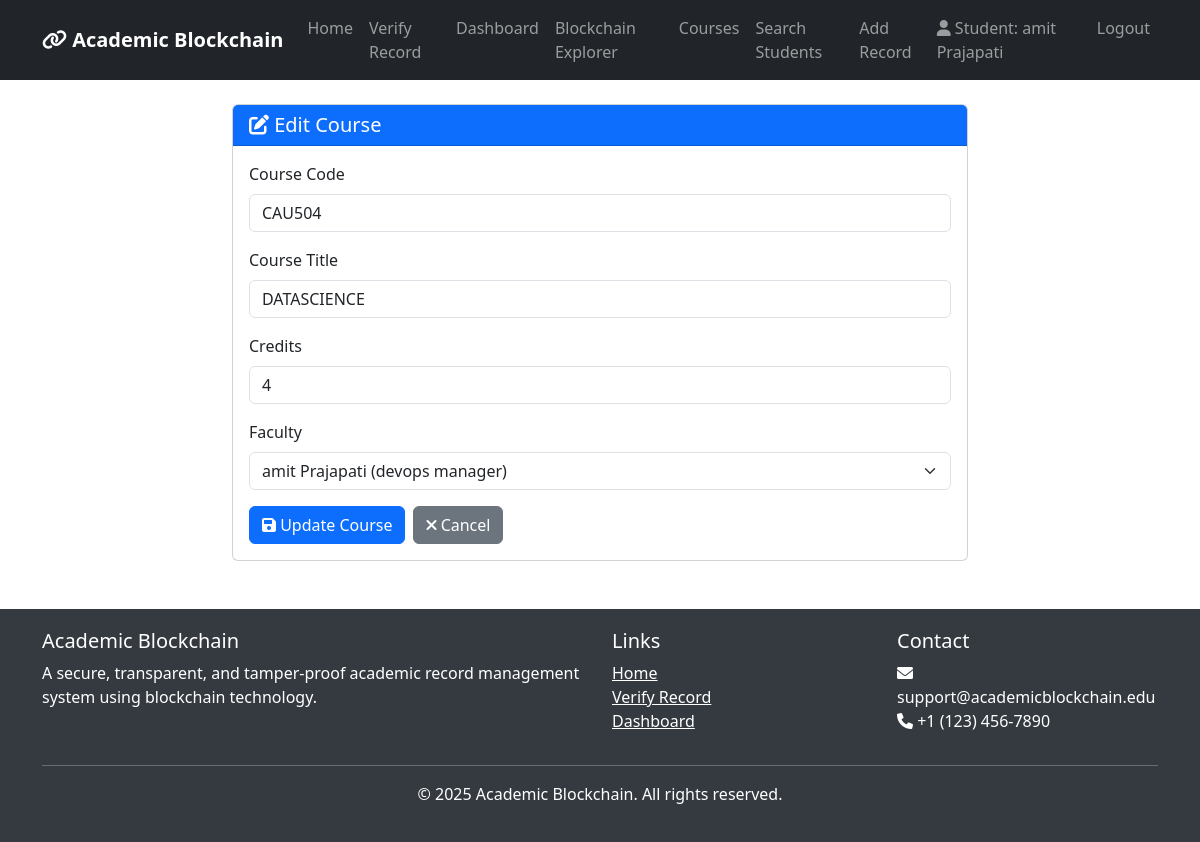
The app's page /courses/1/edit/ (signed in) with its own data.
### blockchain_records/models.py (models this page shows, shortened)
class Course(models.Model):
    course_code = models.CharField(max_length=20, unique=True)
    title = models.CharField(max_length=200)
    credits = models.IntegerField()
    faculty = models.ForeignKey(Faculty, on_delete=models.SET_NULL, null=True, related_name='courses')

### blockchain_records/views.py (the view)
# urls.py: path('courses/<int:course_id>/edit/', views.edit_course, name='edit_course'),
@login_required
def edit_course(request, course_id):
    course = get_object_or_404(Course, id=course_id)
    if not (request.user.is_staff or
            (hasattr(request.user, 'faculty_profile') and course.faculty == request.user.faculty_profile)):
        messages.error(request, 'You do not have permission to edit this course')
        return redirect('course_detail', course_id=course.id)
    if request.method == 'POST':
        form = CourseForm(request.POST, instance=course)
        if form.is_valid():
            form.save()
            messages.success(request, f'Course {course.course_code} updated successfully')
            return redirect('course_detail', course_id=course.id)
    else:
        form = CourseForm(instance=course)
    return render(request, 'blockchain_records/course_form.html', {
        'form': form,
        'course': course
    })

### blockchain_records/forms.py
class CourseForm(forms.ModelForm):
    class Meta:
        model = Course
        fields = ('course_code', 'title', 'credits', 'faculty')

### blockchain_records/models.py (called while the page is built)
    def __str__(self):
        return f"{self.user.get_full_name()} ({self.position})"

### blockchain_records/templates/blockchain_records/course_form.html (shortened to what this page needs)
{% extends 'blockchain_records/base.html' %}
{% block content %}
<div class="row justify-content-center">
    <div class="col-md-8">
        <div class="card">
            <div class="card-header bg-primary text-white">
                <h5 class="card-title mb-0">
                    <i class="fas fa-{% if course %}edit{% else %}plus-circle{% endif %}"></i>
                    {% if course %}Edit Course{% else %}Add New Course{% endif %}
                </h5>
            </div>
            <div class="card-body">
                <form method="post">
                    <div class="mb-3">
                        <label for="{{ form.course_code.id_for_label }}" class="form-label">Course Code</label>
                        {{ form.course_code }}
                    </div>
                    <div class="mb-3">
                        <label for="{{ form.title.id_for_label }}" class="form-label">Course Title</label>
                        {{ form.title }}
                    </div>
                    <div class="mb-3">
                        <label for="{{ form.credits.id_for_label }}" class="form-label">Credits</label>
                        {{ form.credits }}
                    </div>
                    <div class="mb-3">
                        <label for="{{ form.faculty.id_for_label }}" class="form-label">Faculty</label>
                        {{ form.faculty }}
                    </div>
                    <div class="d-flex gap-2">
                        <button type="submit" class="btn btn-primary">
                            <i class="fas fa-save"></i> {% if course %}Update{% else %}Save{% endif %} Course
                        </button>
                        <a href="{% url 'course_list' %}" class="btn btn-secondary">
                            <i class="fas fa-times"></i> Cancel
                        </a>
                    </div>
                </form>
            </div>
        </div>
    </div>
</div>
{% endblock %}

### blockchain_records/templates/blockchain_records/base.html (shortened to what this page needs)
<!DOCTYPE html>
<html lang="en">
<head>
    <link href="https://cdn.jsdelivr.net/npm/bootstrap@5.3.0-alpha1/dist/css/bootstrap.min.css" rel="stylesheet">
    <link rel="stylesheet" href="https://cdnjs.cloudflare.com/ajax/libs/font-awesome/6.0.0/css/all.min.css">
</head>
<body>
    <nav class="navbar navbar-expand-lg navbar-dark bg-dark">
        <div class="container">
            <a class="navbar-brand" href="{% url 'home' %}">
                <i class="fas fa-link"></i> Academic Blockchain
            </a>
            <div class="collapse navbar-collapse" id="navbarNav">
                <ul class="navbar-nav me-auto">
                    <li class="nav-item">
                        <a class="nav-link" href="{% url 'home' %}">Home</a>
                    </li>
                    <li class="nav-item">
                        <a class="nav-link" href="{% url 'verify_record' %}">Verify Record</a>
                    </li>
                    {% if user.is_authenticated %}
                        <li class="nav-item">
                            <a class="nav-link" href="{% url 'dashboard' %}">Dashboard</a>
                        </li>
                        <li class="nav-item">
                            <a class="nav-link" href="{% url 'blockchain_explorer' %}">Blockchain Explorer</a>
                        </li>
                        <li class="nav-item">
                            <a class="nav-link" href="{% url 'course_list' %}">Courses</a>
                        </li>
                        {% if user.is_staff or user.faculty_profile %}
                            <li class="nav-item">
                                <a class="nav-link" href="{% url 'search_students' %}">Search Students</a>
                            </li>
                        {% endif %}
                        {% if user.faculty_profile %}
                            <li class="nav-item">
                                <a class="nav-link" href="{% url 'add_record' %}">Add Record</a>
                            </li>
                        {% endif %}
                    {% endif %}
                </ul>
                <ul class="navbar-nav">
                    {% if user.is_authenticated %}
                        <li class="nav-item">
                            <span class="nav-link">
                                <i class="fas fa-user"></i>
                                {% if user.student_profile %}
                                    Student: {{ user.get_full_name }}
                                {% elif user.faculty_profile %}
                                    Faculty: {{ user.get_full_name }}
                                {% else %}
                                    {{ user.username }}
                                {% endif %}
                            </span>
                        </li>
                        <li class="nav-item">
                            <a class="nav-link" href="{% url 'logout' %}">Logout</a>
                        </li>
                    {% endif %}
                </ul>
            </div>
        </div>
    </nav>
    <div class="container mt-4">
        {% block content %}{% endblock %}
    </div>
    <footer class="footer mt-5">
        <div class="container">
            <div class="row">
                <div class="col-md-6">
                    <h5>Academic Blockchain</h5>
                    <p>A secure, transparent, and tamper-proof academic record management system using blockchain technology.</p>
                </div>
                <div class="col-md-3">
                    <h5>Links</h5>
                    <ul class="list-unstyled">
                        <li><a href="{% url 'home' %}" class="text-white">Home</a></li>
                        <li><a href="{% url 'verify_record' %}" class="text-white">Verify Record</a></li>
                        {% if user.is_authenticated %}
                            <li><a href="{% url 'dashboard' %}" class="text-white">Dashboard</a></li>
                        {% endif %}
                    </ul>
                </div>
                <div class="col-md-3">
                    <h5>Contact</h5>
                    <address class="text-white">
                        <i class="fas fa-envelope"></i> support@academicblockchain.edu<br>
                        <i class="fas fa-phone"></i> +1 (123) 456-7890
                    </address>
                </div>
            </div>
            <hr class="bg-light">
            <div class="text-center">
                <p>&copy; {% now "Y" %} Academic Blockchain. All rights reserved.</p>
            </div>
        </div>
    </footer>
</body>
</html>

### blockchain_records/templates/blockchain_records/base.html (style rules this page uses)
.navbar-brand { font-weight: bold; }
.footer { margin-top: 50px; padding: 20px 0; background-color: #343a40; color: white; }

### records on screen
Course: course_code "CAU504", title "DATASCIENCE", credits "4", faculty "amit Prajapati (devops manager)"

### other values on screen
{{ user.get_full_name }} "amit Prajapati"
